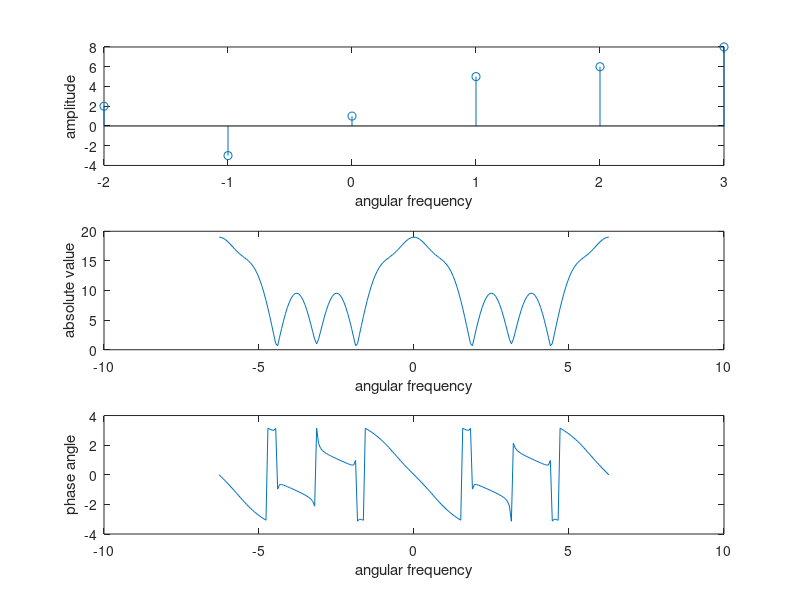

Write the MATLAB code that produced this figure.
clear all;
x=[2,-3,1,5,6,8];
nx=-2:3;
w=-2*pi:2*pi/100:2*pi;
y=zeros(size(w));
p=1;
k=1;
for w1=-2*pi:2*pi/100:2*pi
for n1=-2:3
    temp=x(k)*exp(-j*w1*n1);
    y(p)=y(p)+temp;
    k=k+1;
end
p=p+1;
t=0;
k=1;
end
subplot(3,1,1)
stem(nx,x);
xlabel('angular frequency');
ylabel('amplitude');
subplot(3,1,2);
plot(w,abs(y));
xlabel('angular frequency')
ylabel('absolute value');
subplot(3,1,3);
plot(w,angle(y));

xlabel('angular frequency')
ylabel('phase angle');